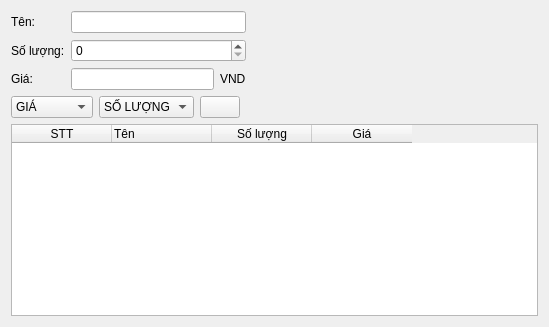
         <widget class="QWidget" name="Product_tab">
          <layout class="QGridLayout" name="gridLayout_10">
           <item row="0" column="0" colspan="2">
            <layout class="QGridLayout" name="gridLayout_4">
             <item row="2" column="1">
              <layout class="QGridLayout" name="gridLayout_3">
               <item row="0" column="0">
                <widget class="QLineEdit" name="price"/>
               </item>
               <item row="0" column="1">
                <widget class="QLabel" name="VND">
                 <property name="text">
                  <string>VND</string>
                 </property>
                </widget>
               </item>
              </layout>
             </item>
             <item row="1" column="1">
              <widget class="QSpinBox" name="quantity"/>
             </item>
             <item row="1" column="0">
              <widget class="QLabel" name="quantity_label">
               <property name="text">
                <string>Số lượng:</string>
               </property>
              </widget>
             </item>
             <item row="0" column="0">
              <widget class="QLabel" name="name_label">
               <property name="text">
                <string>Tên:</string>
               </property>
              </widget>
             </item>
             <item row="2" column="0">
              <widget class="QLabel" name="price_label">
               <property name="text">
                <string>Giá:</string>
               </property>
              </widget>
             </item>
             <item row="0" column="1">
              <widget class="QLineEdit" name="name">
               <property name="styleSheet">
                <string notr="true"/>
               </property>
              </widget>
             </item>
            </layout>
           </item>
           <item row="0" column="2">
            <spacer name="horizontalSpacer_4">
             <property name="orientation">
              <enum>Qt::Horizontal</enum>
             </property>
             <property name="sizeHint" stdset="0">
              <size>
               <width>286</width>
               <height>20</height>
              </size>
             </property>
            </spacer>
           </item>
           <item row="1" column="0">
            <layout class="QHBoxLayout" name="horizontalLayout_2">
             <item>
              <layout class="QGridLayout" name="gridLayout_7">
               <item row="1" column="1">
                <widget class="QComboBox" name="quantity_sort">
                 <item>
                  <property name="text">
                   <string>SỐ LƯỢNG</string>
                  </property>
                 </item>
                 <item>
                  <property name="text">
                   <string>Tăng dần</string>
                  </property>
                 </item>
                 <item>
                  <property name="text">
                   <string>Giảm dần</string>
                  </property>
                 </item>
                </widget>
               </item>
               <item row="1" column="0">
                <widget class="QComboBox" name="price_sort">
                 <item>
                  <property name="text">
                   <string>GIÁ</string>
                  </property>
                 </item>
                 <item>
                  <property name="text">
                   <string>Tăng dần</string>
                  </property>
                 </item>
                 <item>
                  <property name="text">
                   <string>Giảm dần</string>
                  </property>
                 </item>
                </widget>
               </item>
              </layout>
             </item>
             <item>
              <widget class="QPushButton" name="sort_icon_item">
               <property name="text">
                <string/>
               </property>
               <property name="icon">
                <iconset resource="resources.qrc">
                 <normaloff>:/icons/swap_vert_24dp_FILL0_wght400_GRAD0_opsz24.png</normaloff>:/icons/swap_vert_24dp_FILL0_wght400_GRAD0_opsz24.png</iconset>
               </property>
               <property name="checkable">
                <bool>true</bool>
               </property>
               <property name="autoExclusive">
                <bool>true</bool>
               </property>
              </widget>
             </item>
            </layout>
           </item>
           <item row="1" column="1" colspan="2">
            <spacer name="horizontalSpacer_5">
             <property name="orientation">
              <enum>Qt::Horizontal</enum>
             </property>
             <property name="sizeHint" stdset="0">
              <size>
               <width>292</width>
               <height>20</height>
              </size>
             </property>
            </spacer>
           </item>
           <item row="2" column="0" colspan="3">
            <widget class="QTableWidget" name="Product_table">
             <column>
              <property name="text">
               <string>STT</string>
              </property>
             </column>
             <column>
              <property name="text">
               <string>Tên</string>
              </property>
              <property name="textAlignment">
               <set>AlignLeading|AlignVCenter</set>
              </property>
             </column>
             <column>
              <property name="text">
               <string>Số lượng</string>
              </property>
             </column>
             <column>
              <property name="text">
               <string>Giá</string>
              </property>
             </column>
            </widget>
           </item>
          </layout>
         </widget>
